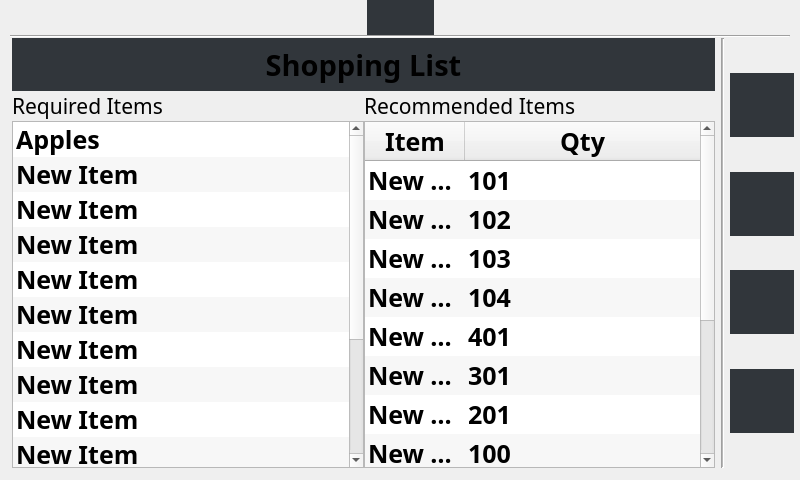
<?xml version="1.0" encoding="UTF-8"?>
<ui version="4.0">
 <class>MainWindow</class>
 <widget class="QMainWindow" name="MainWindow">
  <property name="windowModality">
   <enum>Qt::NonModal</enum>
  </property>
  <property name="geometry">
   <rect>
    <x>0</x>
    <y>0</y>
    <width>800</width>
    <height>480</height>
   </rect>
  </property>
  <property name="sizePolicy">
   <sizepolicy hsizetype="Maximum" vsizetype="Maximum">
    <horstretch>0</horstretch>
    <verstretch>0</verstretch>
   </sizepolicy>
  </property>
  <property name="font">
   <font>
    <family>Cronus Round</family>
    <pointsize>19</pointsize>
    <weight>75</weight>
    <bold>true</bold>
   </font>
  </property>
  <property name="contextMenuPolicy">
   <enum>Qt::PreventContextMenu</enum>
  </property>
  <property name="windowTitle">
   <string>Smart Shop</string>
  </property>
  <property name="dockNestingEnabled">
   <bool>false</bool>
  </property>
  <property name="dockOptions">
   <set>QMainWindow::AnimatedDocks</set>
  </property>
  <property name="unifiedTitleAndToolBarOnMac">
   <bool>false</bool>
  </property>
  <widget class="QWidget" name="centralwidget">
   <property name="sizePolicy">
    <sizepolicy hsizetype="Maximum" vsizetype="Preferred">
     <horstretch>0</horstretch>
     <verstretch>0</verstretch>
    </sizepolicy>
   </property>
   <layout class="QGridLayout" name="gridLayout">
    <property name="leftMargin">
     <number>0</number>
    </property>
    <property name="topMargin">
     <number>0</number>
    </property>
    <property name="rightMargin">
     <number>0</number>
    </property>
    <property name="bottomMargin">
     <number>6</number>
    </property>
    <property name="spacing">
     <number>0</number>
    </property>
    <item row="1" column="0">
     <layout class="QGridLayout" name="gridLayout_3">
      <property name="leftMargin">
       <number>12</number>
      </property>
      <property name="rightMargin">
       <number>6</number>
      </property>
      <property name="bottomMargin">
       <number>6</number>
      </property>
      <item row="2" column="0">
       <widget class="QListWidget" name="reqItemsWidget">
        <property name="font">
         <font>
          <pointsize>19</pointsize>
         </font>
        </property>
        <property name="editTriggers">
         <set>QAbstractItemView::NoEditTriggers</set>
        </property>
        <property name="dragDropMode">
         <enum>QAbstractItemView::DropOnly</enum>
        </property>
        <property name="defaultDropAction">
         <enum>Qt::MoveAction</enum>
        </property>
        <property name="alternatingRowColors">
         <bool>true</bool>
        </property>
        <property name="selectionMode">
         <enum>QAbstractItemView::MultiSelection</enum>
        </property>
        <property name="viewMode">
         <enum>QListView::ListMode</enum>
        </property>
        <item>
         <property name="text">
          <string>Apples</string>
         </property>
        </item>
        <item>
         <property name="text">
          <string>New Item</string>
         </property>
        </item>
        <item>
         <property name="text">
          <string>New Item</string>
         </property>
        </item>
        <item>
         <property name="text">
          <string>New Item</string>
         </property>
        </item>
        <item>
         <property name="text">
          <string>New Item</string>
         </property>
        </item>
        <item>
         <property name="text">
          <string>New Item</string>
         </property>
        </item>
        <item>
         <property name="text">
          <string>New Item</string>
         </property>
        </item>
        <item>
         <property name="text">
          <string>New Item</string>
         </property>
        </item>
        <item>
         <property name="text">
          <string>New Item</string>
         </property>
        </item>
        <item>
         <property name="text">
          <string>New Item</string>
         </property>
        </item>
        <item>
         <property name="text">
          <string>New Item</string>
         </property>
        </item>
        <item>
         <property name="text">
          <string>New Item</string>
         </property>
        </item>
        <item>
         <property name="text">
          <string>Bananas</string>
         </property>
        </item>
        <item>
         <property name="text">
          <string>Onions</string>
         </property>
        </item>
       </widget>
      </item>
      <item row="0" column="0" colspan="2">
       <widget class="QPushButton" name="EditShopingListButton">
        <property name="minimumSize">
         <size>
          <width>0</width>
          <height>53</height>
         </size>
        </property>
        <property name="maximumSize">
         <size>
          <width>16777215</width>
          <height>16777215</height>
         </size>
        </property>
        <property name="font">
         <font>
          <family>Cronus Round</family>
          <pointsize>22</pointsize>
         </font>
        </property>
        <property name="styleSheet">
         <string notr="true">background-color: #31363B;
border: 0;</string>
        </property>
        <property name="text">
         <string>Shopping List</string>
        </property>
        <property name="icon">
         <iconset resource="Resource_BY.qrc">
          <normaloff>:/Icons/Icons/BinocularsIcon_Finished.png</normaloff>:/Icons/Icons/BinocularsIcon_Finished.png</iconset>
        </property>
        <property name="iconSize">
         <size>
          <width>32</width>
          <height>32</height>
         </size>
        </property>
       </widget>
      </item>
      <item row="0" column="7" rowspan="3">
       <layout class="QVBoxLayout" name="verticalLayout_4">
        <property name="rightMargin">
         <number>0</number>
        </property>
        <item>
         <spacer name="verticalSpacer">
          <property name="orientation">
           <enum>Qt::Vertical</enum>
          </property>
          <property name="sizeHint" stdset="0">
           <size>
            <width>20</width>
            <height>40</height>
           </size>
          </property>
         </spacer>
        </item>
        <item>
         <widget class="QPushButton" name="PlusMinusButton">
          <property name="minimumSize">
           <size>
            <width>64</width>
            <height>64</height>
           </size>
          </property>
          <property name="maximumSize">
           <size>
            <width>64</width>
            <height>64</height>
           </size>
          </property>
          <property name="styleSheet">
           <string notr="true">background-color: #31363B;
border: 0;</string>
          </property>
          <property name="text">
           <string/>
          </property>
          <property name="icon">
           <iconset resource="Resource_BY.qrc">
            <normaloff>:/Icons/Icons/GreenPlusIcon_Finished.png</normaloff>
            <normalon>:/Icons/Icons/RedMinusIcon_Finished.png</normalon>:/Icons/Icons/GreenPlusIcon_Finished.png</iconset>
          </property>
          <property name="iconSize">
           <size>
            <width>58</width>
            <height>58</height>
           </size>
          </property>
          <property name="checkable">
           <bool>true</bool>
          </property>
         </widget>
        </item>
        <item>
         <spacer name="verticalSpacer_5">
          <property name="orientation">
           <enum>Qt::Vertical</enum>
          </property>
          <property name="sizeHint" stdset="0">
           <size>
            <width>20</width>
            <height>40</height>
           </size>
          </property>
         </spacer>
        </item>
        <item>
         <widget class="QPushButton" name="ManualAddButton">
          <property name="sizePolicy">
           <sizepolicy hsizetype="Fixed" vsizetype="Fixed">
            <horstretch>0</horstretch>
            <verstretch>0</verstretch>
           </sizepolicy>
          </property>
          <property name="minimumSize">
           <size>
            <width>64</width>
            <height>64</height>
           </size>
          </property>
          <property name="maximumSize">
           <size>
            <width>64</width>
            <height>64</height>
           </size>
          </property>
          <property name="styleSheet">
           <string notr="true">background-color: #31363B;
border: 0;</string>
          </property>
          <property name="text">
           <string/>
          </property>
          <property name="icon">
           <iconset resource="Resource_BY.qrc">
            <normaloff>:/Icons/Icons/FingerIcon_Finished.png</normaloff>:/Icons/Icons/FingerIcon_Finished.png</iconset>
          </property>
          <property name="iconSize">
           <size>
            <width>58</width>
            <height>58</height>
           </size>
          </property>
         </widget>
        </item>
        <item>
         <spacer name="verticalSpacer_4">
          <property name="orientation">
           <enum>Qt::Vertical</enum>
          </property>
          <property name="sizeHint" stdset="0">
           <size>
            <width>20</width>
            <height>40</height>
           </size>
          </property>
         </spacer>
        </item>
        <item>
         <widget class="QPushButton" name="ViewInventoryButton">
          <property name="minimumSize">
           <size>
            <width>64</width>
            <height>64</height>
           </size>
          </property>
          <property name="maximumSize">
           <size>
            <width>64</width>
            <height>64</height>
           </size>
          </property>
          <property name="font">
           <font>
            <family>Cronus Round</family>
            <pointsize>22</pointsize>
           </font>
          </property>
          <property name="styleSheet">
           <string notr="true">background-color: #31363B;
border: 0;</string>
          </property>
          <property name="text">
           <string/>
          </property>
          <property name="icon">
           <iconset resource="Resource_BY.qrc">
            <normaloff>:/Icons/Icons/BinocularsIcon_Finished.png</normaloff>:/Icons/Icons/BinocularsIcon_Finished.png</iconset>
          </property>
          <property name="iconSize">
           <size>
            <width>58</width>
            <height>58</height>
           </size>
          </property>
         </widget>
        </item>
        <item>
         <spacer name="verticalSpacer_2">
          <property name="orientation">
           <enum>Qt::Vertical</enum>
          </property>
          <property name="sizeHint" stdset="0">
           <size>
            <width>20</width>
            <height>40</height>
           </size>
          </property>
         </spacer>
        </item>
        <item>
         <widget class="QPushButton" name="SettingsButton">
          <property name="sizePolicy">
           <sizepolicy hsizetype="Minimum" vsizetype="Fixed">
            <horstretch>0</horstretch>
            <verstretch>0</verstretch>
           </sizepolicy>
          </property>
          <property name="minimumSize">
           <size>
            <width>64</width>
            <height>64</height>
           </size>
          </property>
          <property name="maximumSize">
           <size>
            <width>64</width>
            <height>64</height>
           </size>
          </property>
          <property name="styleSheet">
           <string notr="true">background-color: #31363B;
border: 0;</string>
          </property>
          <property name="text">
           <string/>
          </property>
          <property name="icon">
           <iconset resource="Resource_BY.qrc">
            <normaloff>:/Icons/Icons/BlueSettingsIconSOLID_Finished.png</normaloff>:/Icons/Icons/BlueSettingsIconSOLID_Finished.png</iconset>
          </property>
          <property name="iconSize">
           <size>
            <width>58</width>
            <height>58</height>
           </size>
          </property>
         </widget>
        </item>
        <item>
         <spacer name="verticalSpacer_3">
          <property name="orientation">
           <enum>Qt::Vertical</enum>
          </property>
          <property name="sizeHint" stdset="0">
           <size>
            <width>20</width>
            <height>40</height>
           </size>
          </property>
         </spacer>
        </item>
       </layout>
      </item>
      <item row="1" column="1">
       <widget class="QLabel" name="label_4">
        <property name="font">
         <font>
          <family>Cronus Round</family>
          <pointsize>16</pointsize>
          <weight>50</weight>
          <bold>false</bold>
         </font>
        </property>
        <property name="text">
         <string>Recommended Items</string>
        </property>
       </widget>
      </item>
      <item row="1" column="0">
       <widget class="QLabel" name="label_3">
        <property name="font">
         <font>
          <family>Cronus Round</family>
          <pointsize>16</pointsize>
          <weight>50</weight>
          <bold>false</bold>
         </font>
        </property>
        <property name="text">
         <string>Required Items</string>
        </property>
       </widget>
      </item>
      <item row="0" column="2">
       <spacer name="horizontalSpacer_7">
        <property name="orientation">
         <enum>Qt::Horizontal</enum>
        </property>
        <property name="sizeType">
         <enum>QSizePolicy::Fixed</enum>
        </property>
        <property name="sizeHint" stdset="0">
         <size>
          <width>6</width>
          <height>20</height>
         </size>
        </property>
       </spacer>
      </item>
      <item row="0" column="6">
       <spacer name="horizontalSpacer_3">
        <property name="orientation">
         <enum>Qt::Horizontal</enum>
        </property>
        <property name="sizeType">
         <enum>QSizePolicy::Fixed</enum>
        </property>
        <property name="sizeHint" stdset="0">
         <size>
          <width>6</width>
          <height>20</height>
         </size>
        </property>
       </spacer>
      </item>
      <item row="0" column="3" rowspan="3">
       <widget class="Line" name="line_2">
        <property name="lineWidth">
         <number>1</number>
        </property>
        <property name="midLineWidth">
         <number>1</number>
        </property>
        <property name="orientation">
         <enum>Qt::Vertical</enum>
        </property>
       </widget>
      </item>
      <item row="2" column="1">
       <widget class="QTableWidget" name="recItemsWidget">
        <property name="font">
         <font>
          <pointsize>19</pointsize>
         </font>
        </property>
        <property name="editTriggers">
         <set>QAbstractItemView::NoEditTriggers</set>
        </property>
        <property name="dragEnabled">
         <bool>true</bool>
        </property>
        <property name="dragDropOverwriteMode">
         <bool>false</bool>
        </property>
        <property name="dragDropMode">
         <enum>QAbstractItemView::DragOnly</enum>
        </property>
        <property name="defaultDropAction">
         <enum>Qt::LinkAction</enum>
        </property>
        <property name="alternatingRowColors">
         <bool>true</bool>
        </property>
        <property name="selectionMode">
         <enum>QAbstractItemView::MultiSelection</enum>
        </property>
        <property name="selectionBehavior">
         <enum>QAbstractItemView::SelectRows</enum>
        </property>
        <property name="showGrid">
         <bool>false</bool>
        </property>
        <property name="rowCount">
         <number>12</number>
        </property>
        <property name="columnCount">
         <number>2</number>
        </property>
        <attribute name="horizontalHeaderVisible">
         <bool>true</bool>
        </attribute>
        <attribute name="horizontalHeaderStretchLastSection">
         <bool>true</bool>
        </attribute>
        <attribute name="verticalHeaderVisible">
         <bool>false</bool>
        </attribute>
        <row/>
        <row/>
        <row/>
        <row/>
        <row/>
        <row/>
        <row/>
        <row/>
        <row/>
        <row/>
        <row/>
        <row/>
        <column>
         <property name="text">
          <string>Item</string>
         </property>
         <property name="textAlignment">
          <set>AlignCenter</set>
         </property>
        </column>
        <column>
         <property name="text">
          <string>Qty</string>
         </property>
         <property name="textAlignment">
          <set>AlignCenter</set>
         </property>
        </column>
        <item row="0" column="0">
         <property name="text">
          <string>New Item</string>
         </property>
        </item>
        <item row="0" column="1">
         <property name="text">
          <string>101</string>
         </property>
        </item>
        <item row="1" column="0">
         <property name="text">
          <string>New Item</string>
         </property>
        </item>
        <item row="1" column="1">
         <property name="text">
          <string>102</string>
         </property>
        </item>
        <item row="2" column="0">
         <property name="text">
          <string>New Item</string>
         </property>
        </item>
        <item row="2" column="1">
         <property name="text">
          <string>103</string>
         </property>
        </item>
        <item row="3" column="0">
         <property name="text">
          <string>New Item</string>
         </property>
        </item>
        <item row="3" column="1">
         <property name="text">
          <string>104</string>
         </property>
        </item>
        <item row="4" column="0">
         <property name="text">
          <string>New Item</string>
         </property>
        </item>
        <item row="4" column="1">
         <property name="text">
          <string>401</string>
         </property>
        </item>
        <item row="5" column="0">
         <property name="text">
          <string>New Item</string>
         </property>
        </item>
        <item row="5" column="1">
         <property name="text">
          <string>301</string>
         </property>
        </item>
        <item row="6" column="0">
         <property name="text">
          <string>New Item</string>
         </property>
        </item>
        <item row="6" column="1">
         <property name="text">
          <string>201</string>
         </property>
        </item>
        <item row="7" column="0">
         <property name="text">
          <string>New Item</string>
         </property>
        </item>
        <item row="7" column="1">
         <property name="text">
          <string>100</string>
         </property>
        </item>
       </widget>
      </item>
     </layout>
    </item>
    <item row="0" column="0">
     <layout class="QGridLayout" name="gridLayout_2">
      <property name="sizeConstraint">
       <enum>QLayout::SetMinimumSize</enum>
      </property>
      <property name="leftMargin">
       <number>10</number>
      </property>
      <property name="topMargin">
       <number>0</number>
      </property>
      <property name="rightMargin">
       <number>10</number>
      </property>
      <item row="0" column="2">
       <spacer name="horizontalSpacer_5">
        <property name="orientation">
         <enum>Qt::Horizontal</enum>
        </property>
        <property name="sizeHint" stdset="0">
         <size>
          <width>40</width>
          <height>20</height>
         </size>
        </property>
       </spacer>
      </item>
      <item row="0" column="0">
       <spacer name="horizontalSpacer_4">
        <property name="orientation">
         <enum>Qt::Horizontal</enum>
        </property>
        <property name="sizeHint" stdset="0">
         <size>
          <width>40</width>
          <height>20</height>
         </size>
        </property>
       </spacer>
      </item>
      <item row="1" column="0" colspan="3">
       <widget class="Line" name="line_3">
        <property name="orientation">
         <enum>Qt::Horizontal</enum>
        </property>
       </widget>
      </item>
      <item row="0" column="1">
       <widget class="QPushButton" name="TopSSLogo">
        <property name="sizePolicy">
         <sizepolicy hsizetype="Fixed" vsizetype="Maximum">
          <horstretch>0</horstretch>
          <verstretch>0</verstretch>
         </sizepolicy>
        </property>
        <property name="styleSheet">
         <string notr="true">background-color: #31363B;
border: 0;</string>
        </property>
        <property name="text">
         <string/>
        </property>
        <property name="icon">
         <iconset resource="Resource_BY.qrc">
          <normaloff>:/Icons/Icons/SSLogo_No_Background.png</normaloff>:/Icons/Icons/SSLogo_No_Background.png</iconset>
        </property>
        <property name="iconSize">
         <size>
          <width>256</width>
          <height>64</height>
         </size>
        </property>
        <property name="checkable">
         <bool>false</bool>
        </property>
        <property name="checked">
         <bool>false</bool>
        </property>
       </widget>
      </item>
     </layout>
    </item>
   </layout>
  </widget>
 </widget>
 <resources>
  <include location="Resource_BY.qrc"/>
  <include location="QDarkStylesheet/style.qrc"/>
 </resources>
 <connections/>
</ui>
